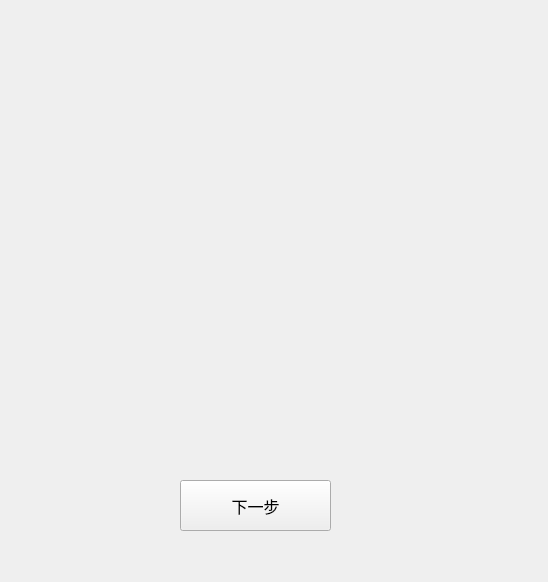
<?xml version="1.0" encoding="UTF-8"?>
<ui version="4.0">
 <class>ReadyWindow</class>
 <widget class="QMainWindow" name="ReadyWindow">
  <property name="geometry">
   <rect>
    <x>0</x>
    <y>0</y>
    <width>548</width>
    <height>582</height>
   </rect>
  </property>
  <property name="windowTitle">
   <string>就快好了</string>
  </property>
  <widget class="QWidget" name="centralwidget">
   <widget class="QPushButton" name="ReadyWindow_NextBtn">
    <property name="geometry">
     <rect>
      <x>180</x>
      <y>480</y>
      <width>151</width>
      <height>51</height>
     </rect>
    </property>
    <property name="font">
     <font>
      <family>HarmonyOS Sans SC</family>
      <pointsize>12</pointsize>
     </font>
    </property>
    <property name="text">
     <string>下一步</string>
    </property>
   </widget>
  </widget>
 </widget>
 <resources/>
 <connections/>
</ui>
